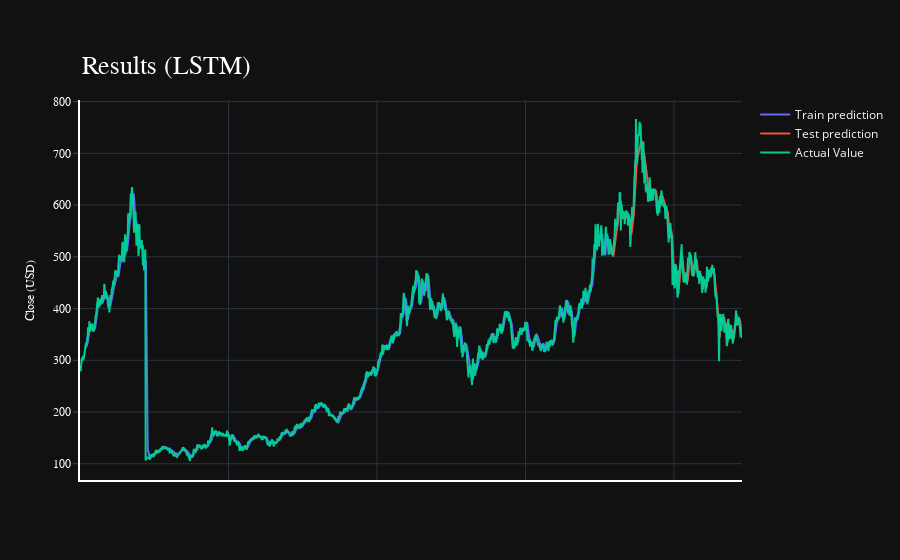

Notebook source saved alongside this figure:
### Code cell
import plotly.express as px
import plotly.graph_objects as go

fig = go.Figure()
fig.add_trace(go.Scatter(go.Scatter(x=result.index, y=result[0],
                                    mode='lines',
                                    name='Train prediction')))
fig.add_trace(go.Scatter(x=result.index, y=result[1],
                         mode='lines',
                         name='Test prediction'))
fig.add_trace(go.Scatter(go.Scatter(x=result.index, y=result[2],
                                    mode='lines',
                                    name='Actual Value')))
fig.update_layout(
    xaxis=dict(
        showline=True,
        showgrid=True,
        showticklabels=False,
        linecolor='white',
        linewidth=2
    ),
    yaxis=dict(
        title_text='Close (USD)',
        titlefont=dict(
            family='Rockwell',
            size=12,
            color='white',
        ),
        showline=True,
        showgrid=True,
        showticklabels=True,
        linecolor='white',
        linewidth=2,
        ticks='outside',
        tickfont=dict(
            family='Rockwell',
            size=12,
            color='white',
        ),
    ),
    showlegend=True,
    template='plotly_dark'

)

annotations = []
annotations.append(dict(xref='paper', yref='paper', x=0.0, y=1.05,
                        xanchor='left', yanchor='bottom',
                        text='Results (LSTM)',
                        font=dict(family='Rockwell',
                                  size=26,
                                  color='white'),
                        showarrow=False))
fig.update_layout(annotations=annotations)

fig.show()

### Figure 1 — Plotly figure (JSON) as saved in the notebook; plotly's stock layout.template omitted (floating-point values rounded to 4 significant figures; data arrays with more than 128 entries replaced by an {"elided": "..."} marker saying what was removed)
{"data": [{"mode": "lines", "name": "Train prediction", "type": "scatter", "x": {"elided": "2230 int values"}, "y": {"elided": "2230 float values"}}, {"mode": "lines", "name": "Test prediction", "type": "scatter", "x": {"elided": "2230 int values"}, "y": {"elided": "2230 float values"}}, {"mode": "lines", "name": "Actual Value", "type": "scatter", "x": {"elided": "2230 int values"}, "y": {"elided": "2230 float values"}}], "layout": {"annotations": [{"font": {"color": "white", "family": "Rockwell", "size": 26}, "showarrow": false, "text": "Results (LSTM)", "x": 0, "xanchor": "left", "xref": "paper", "y": 1.05, "yanchor": "bottom", "yref": "paper"}], "showlegend": true, "xaxis": {"linecolor": "white", "linewidth": 2, "showgrid": true, "showline": true, "showticklabels": false}, "yaxis": {"linecolor": "white", "linewidth": 2, "showgrid": true, "showline": true, "showticklabels": true, "tickfont": {"color": "white", "family": "Rockwell", "size": 12}, "ticks": "outside", "title": {"font": {"color": "white", "family": "Rockwell", "size": 12}, "text": "Close (USD)"}}}}
